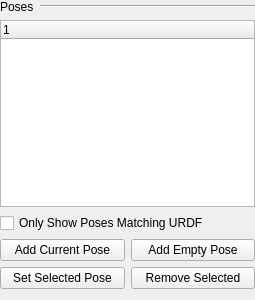
<?xml version="1.0" encoding="UTF-8"?>
<ui version="4.0">
 <class>PosesWidget</class>
 <widget class="QWidget" name="PosesWidget">
  <property name="geometry">
   <rect>
    <x>0</x>
    <y>0</y>
    <width>255</width>
    <height>300</height>
   </rect>
  </property>
  <property name="windowTitle">
   <string>Form</string>
  </property>
  <layout class="QVBoxLayout" name="verticalLayout">
   <property name="leftMargin">
    <number>0</number>
   </property>
   <property name="topMargin">
    <number>0</number>
   </property>
   <property name="rightMargin">
    <number>0</number>
   </property>
   <item>
    <layout class="QHBoxLayout" name="horizontalLayout">
     <item>
      <widget class="QLabel" name="labelTitle">
       <property name="text">
        <string>Poses</string>
       </property>
      </widget>
     </item>
     <item>
      <widget class="Line" name="line">
       <property name="sizePolicy">
        <sizepolicy hsizetype="MinimumExpanding" vsizetype="Fixed">
         <horstretch>0</horstretch>
         <verstretch>0</verstretch>
        </sizepolicy>
       </property>
       <property name="orientation">
        <enum>Qt::Horizontal</enum>
       </property>
      </widget>
     </item>
    </layout>
   </item>
   <item>
    <widget class="QTreeWidget" name="twPoses">
     <column>
      <property name="text">
       <string notr="true">1</string>
      </property>
     </column>
    </widget>
   </item>
   <item>
    <widget class="QCheckBox" name="chkfilterURDF">
     <property name="text">
      <string>Only Show Poses Matching URDF</string>
     </property>
    </widget>
   </item>
   <item>
    <layout class="QGridLayout" name="gridLayout">
     <item row="2" column="0">
      <widget class="QPushButton" name="btnSetSel">
       <property name="text">
        <string>Set Selected Pose</string>
       </property>
      </widget>
     </item>
     <item row="1" column="0">
      <widget class="QPushButton" name="btnAddCur">
       <property name="text">
        <string>Add Current Pose</string>
       </property>
      </widget>
     </item>
     <item row="2" column="1">
      <widget class="QPushButton" name="btnRemSel">
       <property name="text">
        <string>Remove Selected</string>
       </property>
      </widget>
     </item>
     <item row="1" column="1">
      <widget class="QPushButton" name="btnAddEm">
       <property name="text">
        <string>Add Empty Pose</string>
       </property>
      </widget>
     </item>
    </layout>
   </item>
  </layout>
 </widget>
 <resources/>
 <connections>
  <connection>
   <sender>btnAddCur</sender>
   <signal>clicked()</signal>
   <receiver>PosesWidget</receiver>
   <slot>addCurrentPose()</slot>
   <hints>
    <hint type="sourcelabel">
     <x>58</x>
     <y>253</y>
    </hint>
    <hint type="destinationlabel">
     <x>33</x>
     <y>387</y>
    </hint>
   </hints>
  </connection>
  <connection>
   <sender>btnSetSel</sender>
   <signal>clicked()</signal>
   <receiver>PosesWidget</receiver>
   <slot>setSelectedPose()</slot>
   <hints>
    <hint type="sourcelabel">
     <x>90</x>
     <y>279</y>
    </hint>
    <hint type="destinationlabel">
     <x>87</x>
     <y>348</y>
    </hint>
   </hints>
  </connection>
  <connection>
   <sender>btnAddEm</sender>
   <signal>clicked()</signal>
   <receiver>PosesWidget</receiver>
   <slot>addEmptyPose()</slot>
   <hints>
    <hint type="sourcelabel">
     <x>217</x>
     <y>247</y>
    </hint>
    <hint type="destinationlabel">
     <x>193</x>
     <y>396</y>
    </hint>
   </hints>
  </connection>
  <connection>
   <sender>btnRemSel</sender>
   <signal>clicked()</signal>
   <receiver>PosesWidget</receiver>
   <slot>removeSelectedPose()</slot>
   <hints>
    <hint type="sourcelabel">
     <x>162</x>
     <y>276</y>
    </hint>
    <hint type="destinationlabel">
     <x>169</x>
     <y>363</y>
    </hint>
   </hints>
  </connection>
  <connection>
   <sender>chkfilterURDF</sender>
   <signal>toggled(bool)</signal>
   <receiver>PosesWidget</receiver>
   <slot>filterURDF(bool)</slot>
   <hints>
    <hint type="sourcelabel">
     <x>141</x>
     <y>224</y>
    </hint>
    <hint type="destinationlabel">
     <x>130</x>
     <y>421</y>
    </hint>
   </hints>
  </connection>
 </connections>
 <slots>
  <slot>addCurrentPose()</slot>
  <slot>addEmptyPose()</slot>
  <slot>setSelectedPose()</slot>
  <slot>removeSelectedPose()</slot>
  <slot>filterURDF(bool)</slot>
 </slots>
</ui>
